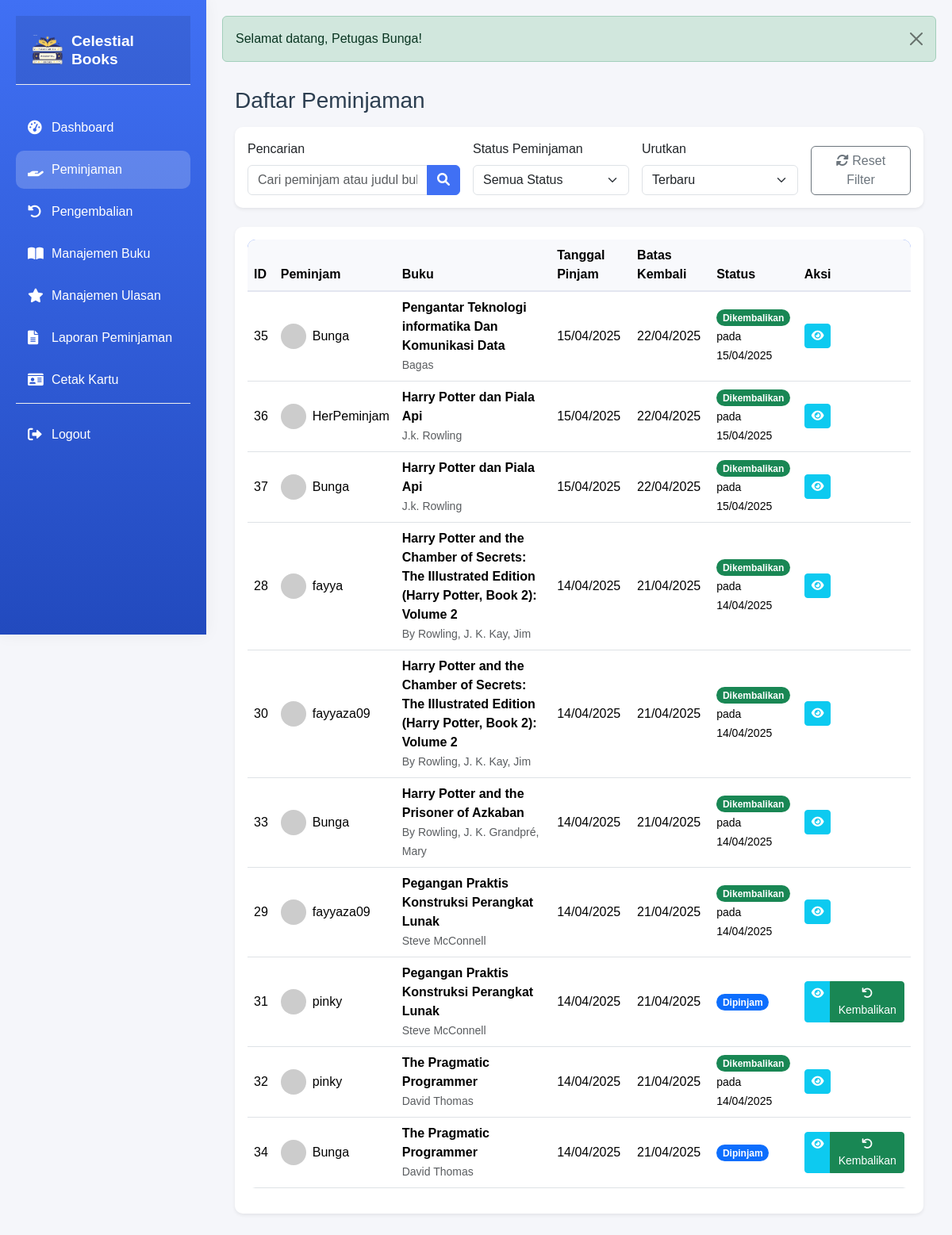
Page /modules/petugas/peminjaman/index.php (signed in) on the committed database.
### tables this page shows
CREATE TABLE `peminjaman` (
  `id` int(11) NOT NULL,
  `kode_peminjaman` varchar(20) NOT NULL,
  `user_id` int(11) DEFAULT NULL,
  `buku_id` int(11) DEFAULT NULL,
  `tanggal_peminjaman` date NOT NULL,
  `tanggal_pengembalian` date NOT NULL,
  `tanggal_dikembalikan` date DEFAULT NULL,
  `status_peminjaman` enum('dipinjam','dikembalikan','terlambat') DEFAULT 'dipinjam',
  `denda` decimal(10,2) DEFAULT 0.00,
  `catatan` text DEFAULT NULL,
  `petugas_id` int(11) DEFAULT NULL,
  `created_at` timestamp NOT NULL DEFAULT current_timestamp(),
  `updated_at` timestamp NOT NULL DEFAULT current_timestamp() ON UPDATE current_timestamp()
);

CREATE TABLE `users` (
  `id` int(11) NOT NULL,
  `username` varchar(255) NOT NULL,
  `email` varchar(255) NOT NULL,
  `password` varchar(255) NOT NULL,
  `nama_lengkap` varchar(255) NOT NULL,
  `alamat` text DEFAULT NULL,
  `no_telepon` varchar(15) DEFAULT NULL,
  `role` enum('admin','petugas','peminjam') NOT NULL,
  `created_at` timestamp NOT NULL DEFAULT current_timestamp(),
  `updated_at` timestamp NOT NULL DEFAULT current_timestamp() ON UPDATE current_timestamp(),
  `reset_token` varchar(64) DEFAULT NULL,
  `reset_expires` datetime DEFAULT NULL
);

CREATE TABLE `buku` (
  `id` int(11) NOT NULL,
  `kode_buku` varchar(20) NOT NULL,
  `judul` varchar(255) NOT NULL,
  `penulis` varchar(255) NOT NULL,
  `penerbit` varchar(255) NOT NULL,
  `tahun_terbit` int(11) NOT NULL,
  `isbn` varchar(20) DEFAULT NULL,
  `stok` int(11) NOT NULL DEFAULT 1,
  `cover_img` varchar(255) DEFAULT 'default_cover.jpg',
  `deskripsi` text DEFAULT NULL,
  `created_at` timestamp NOT NULL DEFAULT current_timestamp(),
  `updated_at` timestamp NOT NULL DEFAULT current_timestamp() ON UPDATE current_timestamp(),
  `rating` decimal(3,1) NOT NULL DEFAULT 0.0
);

### modules/petugas/peminjaman/index.php (the view, shortened to what this page needs)
<?php
$db = new Database();
$conn = $db->getConnection();
$search = isset($_GET['search']) ? $_GET['search'] : '';
$sort = isset($_GET['sort']) ? $_GET['sort'] : 'newest';
$query = "
    SELECT p.*, u.username, b.judul, b.penulis
    FROM peminjaman p
    JOIN users u ON p.user_id = u.id
    JOIN buku b ON p.buku_id = b.id
    WHERE 1=1
";
if ($sort == 'oldest') {
    $query .= " ORDER BY p.tanggal_peminjaman ASC";
} elseif ($sort == 'newest') {
    $query .= " ORDER BY p.tanggal_peminjaman DESC";
} elseif ($sort == 'return_date') {
    $query .= " ORDER BY p.tanggal_pengembalian ASC";
}
$stmt = $conn->prepare($query);
$stmt->execute();
$peminjaman = $stmt->fetchAll(PDO::FETCH_ASSOC);
include '../../../includes/header.php';
?>
<div class="container-fluid p-3">
    <div class="d-flex justify-content-between align-items-center mb-3">
        <h1 class="h3 mb-0">Daftar Peminjaman</h1>
    </div>
    <div class="card border-0 shadow-sm mb-4">
        <div class="card-body">
            <form method="GET" class="row g-3">
                <div class="col-md-4">
                    <label for="search" class="form-label">Pencarian</label>
                    <div class="input-group">
                        <input type="text" class="form-control" id="search" name="search"
                               placeholder="Cari peminjam atau judul buku..." value="<?= htmlspecialchars($search) ?>">
                        <button class="btn btn-primary" type="submit">
                            <i class="fas fa-search"></i>
                        </button>
                    </div>
                </div>
                <div class="col-md-3">
                    <label for="status" class="form-label">Status Peminjaman</label>
                    <select class="form-select" id="status" name="status" onchange="this.form.submit()">
                        <option value="">Semua Status</option>
                    </select>
                </div>
                <div class="col-md-3">
                    <label for="sort" class="form-label">Urutkan</label>
                    <select class="form-select" id="sort" name="sort" onchange="this.form.submit()">
                        <option value="newest" <?= $sort == 'newest' ? 'selected' : '' ?>>Terbaru</option>
                    </select>
                </div>
                <div class="col-md-2 d-flex align-items-end">
                    <a href="index.php" class="btn btn-outline-secondary w-100">
                        <i class="fas fa-sync-alt"></i> Reset Filter
                    </a>
                </div>
            </form>
        </div>
    </div>
    <div class="card border-0 shadow-sm">
        <div class="card-body">
            <div class="table-responsive">
                <table class="table table-hover align-middle">
                    <thead class="table-light">
                        <tr>
                            <th>ID</th>
                            <th>Peminjam</th>
                            <th>Buku</th>
                            <th>Tanggal Pinjam</th>
                            <th>Batas Kembali</th>
                            <th>Status</th>
                            <th>Aksi</th>
                        </tr>
                    </thead>
                    <tbody>
                        <?php if (empty($peminjaman)): ?>
                            <tr>
                                <td colspan="7" class="text-center py-3">Tidak ada data peminjaman</td>
                            </tr>
                        <?php else: ?>
                            <?php foreach ($peminjaman as $pinjam): ?>
                                <?php
                                $due_date = date('Y-m-d', strtotime('+7 days', strtotime($pinjam['tanggal_peminjaman'])));
                                ?>
                                <tr>
                                    <td><?= $pinjam['id'] ?></td>
                                    <td>
                                        <div class="d-flex align-items-center">
                                            <img src="https://ui-avatars.com/api/?name=<?= urlencode($pinjam['username']) ?>&background=random"
                                                 class="rounded-circle me-2"
                                                 width="32"
                                                 height="32"
                                                 alt="Avatar">
                                            <?= htmlspecialchars($pinjam['username']) ?>
                                        </div>
                                    </td>
                                    <td>
                                        <strong><?= htmlspecialchars($pinjam['judul']) ?></strong><br>
                                        <small class="text-muted"><?= htmlspecialchars($pinjam['penulis']) ?></small>
                                    </td>
                                    <td><?= date('d/m/Y', strtotime($pinjam['tanggal_peminjaman'])) ?></td>
                                    <td>
                                        <?= date('d/m/Y', strtotime($due_date)) ?>
                                    </td>
                                    <td>
                                        <?php if ($pinjam['status_peminjaman'] == 'dipinjam'): ?>
                                            <span class="badge rounded-pill bg-primary">Dipinjam</span>
                                        <?php elseif ($pinjam['status_peminjaman'] == 'dikembalikan'): ?>
                                            <span class="badge rounded-pill bg-success">Dikembalikan</span>
                                            <?php if ($pinjam['tanggal_dikembalikan']): ?>
                                                <br><small>pada <?= date('d/m/Y', strtotime($pinjam['tanggal_dikembalikan'])) ?></small>
                                            <?php endif; ?>
                                        <?php elseif ($pinjam['status_peminjaman'] == 'terlambat'): ?>
                                            <span class="badge rounded-pill bg-danger">Terlambat</span>
                                        <?php endif; ?>
                                    </td>
                                    <td>
                                        <div class="btn-group">
                                            <a href="detail.php?id=<?= $pinjam['id'] ?>" class="btn btn-sm btn-info text-white">
                                                <i class="fas fa-eye"></i>
                                            </a>
                                            <?php if ($pinjam['status_peminjaman'] == 'dipinjam'): ?>
                                                <a href="../pengembalian/process.php?id=<?= $pinjam['id'] ?>" class="btn btn-sm btn-success">
                                                    <i class="fas fa-undo"></i> Kembalikan
                                                </a>
                                            <?php endif; ?>
                                        </div>
                                    </td>
                                </tr>
                            <?php endforeach; ?>
                        <?php endif; ?>
                    </tbody>
                </table>
            </div>
        </div>
    </div>
</div>
<?php include '../../../includes/footer.php'; ?>

### assets/css/style.css (style rules this page uses)
:root { --primary-color: #4070f4; --secondary-color: #0c134f; --success-color: #1cc88a; --info-color: #36b9cc; --warning-color: #f6c23e; --danger-color: #e74a3b; --white-color: #ffffff; --light-color: #f8f9fc; --dark-color: #5a5c69; --text-color: #333333; --text-light: #7f8c8d; --text-dark: #2c3e50; --sidebar-width: 260px; --header-height: 60px; --transition-speed: 0.3s; }
body { font-family: 'Nunito', sans-serif; background-color: #f5f6fa; color: var(--text-dark); }
.card { border: none; border-radius: 10px; box-shadow: 0 0.15rem 1.75rem 0 rgba(58, 59, 69, 0.15); transition: transform 0.3s ease; background-color: var(--white-color); }
.btn-primary { background-color: var(--primary-color); border-color: var(--primary-color); }
.table { background-color: var(--white-color); border-radius: 10px; overflow: hidden; }
.table thead { background-color: var(--primary-color); color: var(--white-color); }
.table thead th { background-color: var(--light-color); border-bottom: 2px solid #e3e6f0; }

### rows in the picture
peminjaman: id "35", user.username "Bunga", buku.judul "Pengantar Teknologi informatika Dan Komunikasi Data", buku.penulis "Bagas", tanggal_peminjaman "15/04/2025", tanggal_peminjaman "22/04/2025", tanggal_dikembalikan "15/04/2025"
peminjaman: id "36", user.username "HerPeminjam", buku.judul "Harry Potter dan Piala Api", buku.penulis "J.k. Rowling", tanggal_peminjaman "15/04/2025", tanggal_peminjaman "22/04/2025", tanggal_dikembalikan "15/04/2025"
peminjaman: id "37", user.username "Bunga", buku.judul "Harry Potter dan Piala Api", buku.penulis "J.k. Rowling", tanggal_peminjaman "15/04/2025", tanggal_peminjaman "22/04/2025", tanggal_dikembalikan "15/04/2025"
peminjaman: id "28", user.username "fayya", buku.judul "Harry Potter and the Chamber of Secrets: The Illustrated Edition (Harry Potter, Book 2): Volume 2", buku.penulis "By Rowling, J. K. Kay, Jim", tanggal_peminjaman "14/04/2025", tanggal_peminjaman "21/04/2025", tanggal_dikembalikan "14/04/2025"
peminjaman: id "30", user.username "fayyaza09", buku.judul "Harry Potter and the Chamber of Secrets: The Illustrated Edition (Harry Potter, Book 2): Volume 2", buku.penulis "By Rowling, J. K. Kay, Jim", tanggal_peminjaman "14/04/2025", tanggal_peminjaman "21/04/2025", tanggal_dikembalikan "14/04/2025"
peminjaman: id "33", user.username "Bunga", buku.judul "Harry Potter and the Prisoner of Azkaban", buku.penulis "By Rowling, J. K. Grandpré, Mary", tanggal_peminjaman "14/04/2025", tanggal_peminjaman "21/04/2025", tanggal_dikembalikan "14/04/2025"
peminjaman: id "29", user.username "fayyaza09", buku.judul "Pegangan Praktis Konstruksi Perangkat Lunak", buku.penulis "Steve McConnell", tanggal_peminjaman "14/04/2025", tanggal_peminjaman "21/04/2025", tanggal_dikembalikan "14/04/2025"
peminjaman: id "31", user.username "pinky", buku.judul "Pegangan Praktis Konstruksi Perangkat Lunak", buku.penulis "Steve McConnell", tanggal_peminjaman "14/04/2025", tanggal_peminjaman "21/04/2025", status_peminjaman "Dipinjam"
peminjaman: id "32", user.username "pinky", buku.judul "The Pragmatic Programmer", buku.penulis "David Thomas", tanggal_peminjaman "14/04/2025", tanggal_peminjaman "21/04/2025", tanggal_dikembalikan "14/04/2025"
peminjaman: id "34", user.username "Bunga", buku.judul "The Pragmatic Programmer", buku.penulis "David Thomas", tanggal_peminjaman "14/04/2025", tanggal_peminjaman "21/04/2025", status_peminjaman "Dipinjam"

### other values in the picture
APP_NAME "Celestial Books"
$alert['message'] "Selamat datang, Petugas Bunga!"
